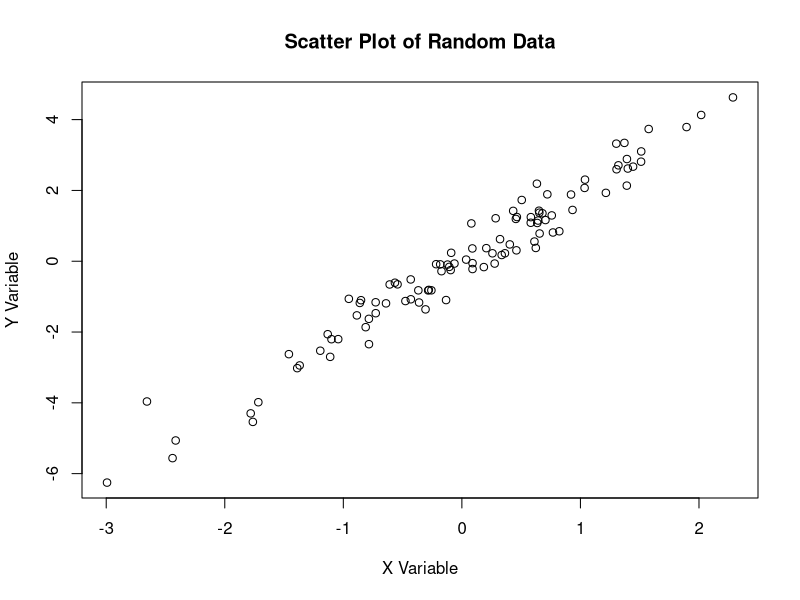
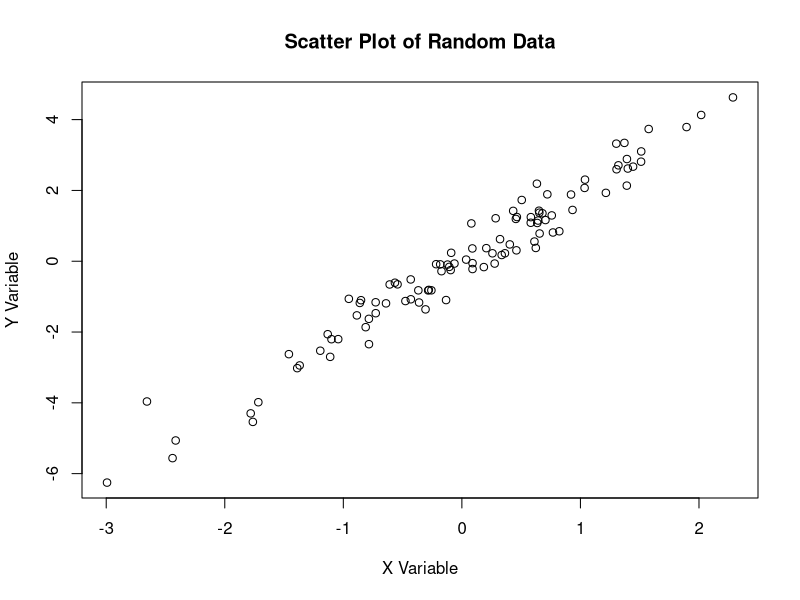

Source code (R) for these figures, in order:
# Script to generate a scatter plot and save it to a random filename

# Generate random data
set.seed(42) # For reproducibility
n <- 100
x <- rnorm(n)
y <- 2 * x + rnorm(n, sd = 0.5) # y depends on x with some noise

# Create a random filename
random_name <- paste0("scatter_plot_", sample(10000:99999, 1), ".png")

# Create the plot
plot(x, y, main = "Scatter Plot of Random Data", xlab = "X Variable", ylab = "Y Variable")

# Save the plot to the file
png(filename = random_name, width = 800, height = 600)
plot(x, y, main = "Scatter Plot of Random Data", xlab = "X Variable", ylab = "Y Variable")
dev.off()

cat("Scatter plot saved to:", random_name, "\n")
